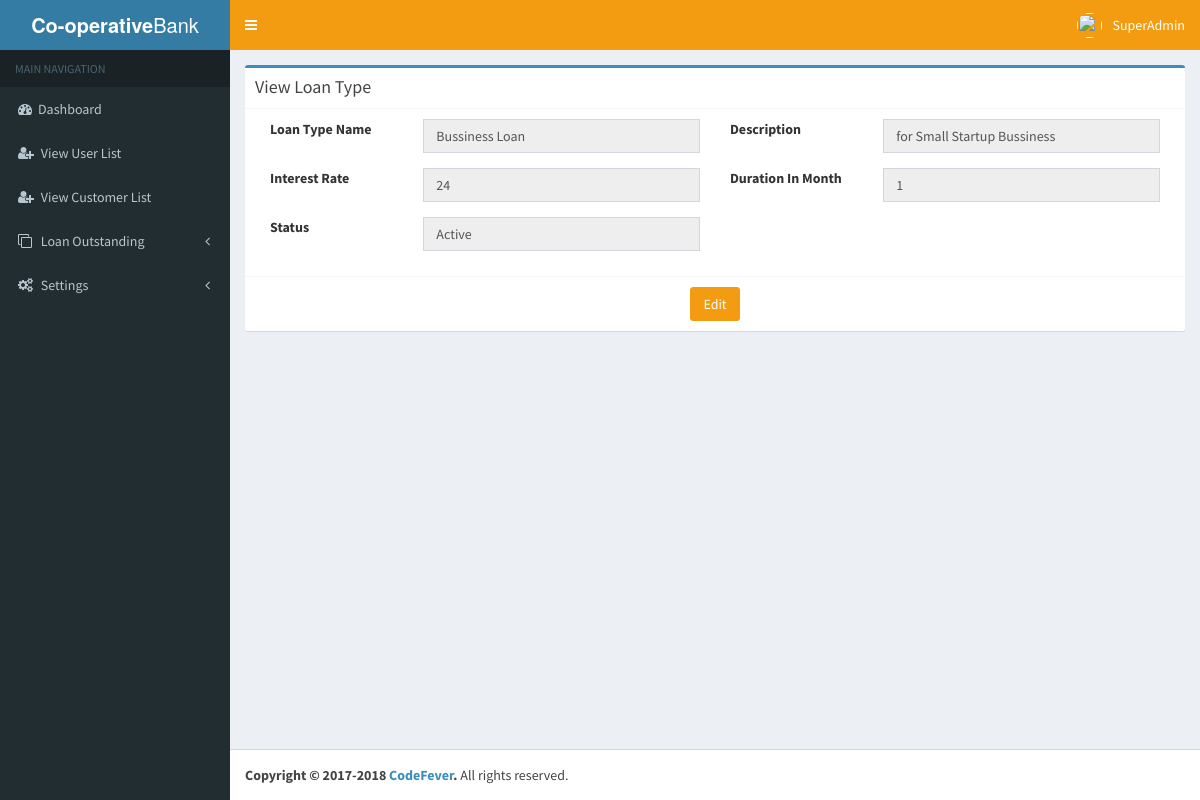
The page /Views/SuperAdmin/superadmin_view_loantype.php?id=3 (signed in) on the database its author committed.
### tables this page shows
CREATE TABLE `userinfo` (
  `UserId` bigint(20) NOT NULL AUTO_INCREMENT,
  `EmployeeName` varchar(50) NOT NULL DEFAULT '',
  `Designation` varchar(50) NOT NULL DEFAULT '',
  `Username` varchar(700) NOT NULL DEFAULT '',
  `Apassword` longtext NOT NULL,
  `RoleId` bigint(20) DEFAULT NULL,
  `CityId` bigint(20) DEFAULT NULL,
  `StateId` bigint(20) DEFAULT NULL,
  `CountryId` bigint(20) DEFAULT NULL,
  `BranchId` bigint(20) DEFAULT NULL,
  `UnderofId` bigint(20) DEFAULT NULL,
  `EmpCode` varchar(50) DEFAULT NULL,
  `Userimage` longblob,
  `EmpId` bigint(20) DEFAULT NULL,
  `CreatedBy` bigint(20) DEFAULT NULL,
  `CreatedDate` datetime DEFAULT NULL,
  `ModifiedDate` datetime DEFAULT NULL,
  `ModifiedBy` bigint(20) DEFAULT NULL,
  `Active` tinyint(4) NOT NULL DEFAULT '1',
  `token` varchar(255) NOT NULL,
  PRIMARY KEY (`UserId`),
  UNIQUE KEY `UQ__UserInfo__536C85E41AAA0C50` (`Username`),
  UNIQUE KEY `EmpCode` (`EmpCode`),
  KEY `RoleId` (`RoleId`),
  KEY `BranchId` (`BranchId`)
);

CREATE TABLE `loantype` (
  `LoanTypeid` bigint(20) NOT NULL AUTO_INCREMENT,
  `Type` varchar(50) NOT NULL,
  `Description` varchar(50) DEFAULT NULL,
  `InterestRate` double DEFAULT NULL,
  `Durationinmonth` int(11) DEFAULT NULL,
  `Amount` double DEFAULT NULL,
  `NoofInstallments` int(11) DEFAULT NULL,
  `Active` tinyint(4) NOT NULL,
  `CreatedBy` bigint(20) NOT NULL,
  `CreatedDate` datetime NOT NULL,
  `ModifiedBy` bigint(20) DEFAULT NULL,
  `ModifiedDate` datetime DEFAULT NULL,
  PRIMARY KEY (`LoanTypeid`)
);

### Views/superadmin-session.php (called while the page is built, shortened)
<?php
    $user_check=$_SESSION['login_user'];
    $ses_sql = mysql_query("select UserId, Username, Userimage from userinfo where Username='$user_check'") or die(mysql_error());
    $row = mysql_fetch_assoc($ses_sql);
    $login_session = $row['Username'];
?>

### Views/SuperAdmin/superadmin_view_loantype.php (the view, shortened to what this page needs)
<?php
include '../superadmin-session.php';
?>
<!DOCTYPE html>
<html>
    <head>
        <?php include 'include/nav.php'; ?>
    </head>
    <body class="hold-transition skin-blue sidebar-mini">
        <div class="wrapper">
            <?php include 'include/sidenav.php'; ?>
            <div class="content-wrapper">
                <section class="content">
                    <div class="box box-primary">
                        <div class="box-header with-border">
                            <h3 class="box-title">View Loan Type</h3>
                        </div>
                        <form role="form" method="post" action="superadmin_edit_loantype.php?id=<?php echo $_GET['id']; ?>">
                            <?php
                            if (isset($_GET['id'])) {
                                $id = $_GET['id'];
                                $sql = mysql_query("SELECT * FROM loantype WHERE LoanTypeid ='" . $id . "' ") or die(mysql_error());
                                while ($row = mysql_fetch_array($sql)) {
                                    if ($row['Active'] == 1)
                                        $a = "Active";
                                    else
                                        $a = "Deactive";
                                    ?>
                                    <div class="box-body">
                                        <div class="col-md-2">
                                            <div class="form-group">
                                                <label>Loan Type Name</label>
                                            </div>
                                        </div>
                                        <div class="col-md-4">
                                            <div class="form-group">
                                                <input type="text" name="" value="<?php echo $row['Type']; ?>" class="form-control" readonly="">
                                            </div>
                                        </div>
                                        <div class="col-md-2">
                                            <div class="form-group">
                                                <label>Description</label>
                                            </div>
                                        </div>
                                        <div class="col-md-4">
                                            <div class="form-group">
                                                <input type="text" name="" value="<?php echo $row['Description']; ?>" class="form-control" readonly="">
                                            </div>
                                        </div>
                                        <div class="col-md-2">
                                            <div class="form-group">
                                                <label>Interest Rate</label>
                                            </div>
                                        </div>
                                        <div class="col-md-4">
                                            <div class="form-group">
                                                <input type="text" name="" value="<?php echo $row['InterestRate']; ?>" class="form-control" readonly="">
                                            </div>
                                        </div>
                                        <div class="col-md-2">
                                            <div class="form-group">
                                                <label>Duration In Month</label>
                                            </div>
                                        </div>
                                        <div class="col-md-4">
                                            <div class="form-group">
                                                <input type="text" name="" value="<?php echo $row['Durationinmonth']; ?>" class="form-control" readonly="">
                                            </div>
                                        </div>
                                        <div class="col-md-2">
                                            <div class="form-group">
                                                <label>Status</label>
                                            </div>
                                        </div>
                                        <div class="col-md-4">
                                            <div class="form-group">
                                                <input type="text" name="" value="<?php echo $a; ?>" class="form-control" readonly="">
                                            </div>
                                        </div>
                                    </div>
                                    <div class="box-footer text-center">
                                        <input type="submit" name="submit1" class="btn btn-primary" value="Edit">
                                    </div>
    <?php }
}
?>
                        </form>
                    </div>
                </section>
            </div>
<?php include 'include/script.php'; ?>
        </div>
    </body>
</html>

### Views/SuperAdmin/include/sidenav.php (shortened to what this page needs)
<header class="main-header">
    <a href="#" class="logo">
        <span class="logo-lg"><b>Co-operative</b>Bank</span>
    </a>
    <nav class="navbar navbar-static-top">
        <a href="#" class="sidebar-toggle" data-toggle="offcanvas" role="button">
        </a>
        <div class="navbar-custom-menu">
            <ul class="nav navbar-nav">
                <li class="dropdown user user-menu">
                    <a href="" class="dropdown-toggle" data-toggle="dropdown">
                        <img src="../upload/<?php echo $_SESSION['uimage']; ?>" class="user-image" >
                        <span class="hidden-xs"><?php echo $login_session; ?></span>
                    </a>
                </li>
            </ul>
        </div>
    </nav>
</header>
<aside class="main-sidebar">
    <section class="sidebar">
        <ul class="sidebar-menu">
            <li class="header">MAIN NAVIGATION</li>
            <li class="treeview">
                <a href="superadmin_dashboard.php">
                    <i class="fa fa-dashboard"></i><span>Dashboard</span>
                </a>
            </li>
            <li class="treeview">
                <a href="superadmin_user_list.php">
                    <i class="fa fa-user-plus"></i>
                    <span>View User List</span>
                </a>
            </li>
            <li class="treeview">
                <a href="superadmin_customer_list.php">
                    <i class="fa fa-user-plus"></i>
                    <span>View Customer List</span>
                </a>
            </li>
            <li class="treeview">
                <a href="#">
                    <i class="fa fa-clone"></i>
                    <span>Loan Outstanding</span>
                    <span class="pull-right-container">
                        <i class="fa fa-angle-left pull-right"></i>
                    </span>
                </a>
            </li>
            <li class="treeview">
                <a href="#">
                    <i class="fa fa-gears"></i>
                    <span>Settings</span>
                    <span class="pull-right-container">
                        <i class="fa fa-angle-left pull-right"></i>
                    </span>
                </a>
            </li>
        </ul>
    </section>
</aside>

### rows shown on the page
userinfo: Username "SuperAdmin"
loantype: Type "Bussiness Loan", Description "for Small Startup Bussiness", InterestRate "24", Durationinmonth "1", Active "Active"
